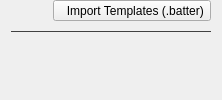
                <widget class="QWidget" name="pbTemplatesPage">
                 <layout class="QVBoxLayout" name="verticalLayout_38">
                  <property name="topMargin">
                   <number>0</number>
                  </property>
                  <property name="bottomMargin">
                   <number>0</number>
                  </property>
                  <item>
                   <layout class="QHBoxLayout" name="horizontalLayout_12">
                    <property name="bottomMargin">
                     <number>3</number>
                    </property>
                    <item>
                     <spacer name="horizontalSpacer_18">
                      <property name="orientation">
                       <enum>Qt::Horizontal</enum>
                      </property>
                      <property name="sizeHint" stdset="0">
                       <size>
                        <width>40</width>
                        <height>20</height>
                       </size>
                      </property>
                     </spacer>
                    </item>
                    <item>
                     <widget class="QToolButton" name="importTemplateBtn">
                      <property name="toolTip">
                       <string>Select a wallpaper file with the .tendies extension.</string>
                      </property>
                      <property name="layoutDirection">
                       <enum>Qt::RightToLeft</enum>
                      </property>
                      <property name="text">
                       <string>  Import Templates (.batter)</string>
                      </property>
                      <property name="icon">
                       <iconset resource="../resources.qrc">
                        <normaloff>:/icon/import.svg</normaloff>:/icon/import.svg</iconset>
                      </property>
                      <property name="iconSize">
                       <size>
                        <width>20</width>
                        <height>20</height>
                       </size>
                      </property>
                      <property name="toolButtonStyle">
                       <enum>Qt::ToolButtonTextBesideIcon</enum>
                      </property>
                     </widget>
                    </item>
                   </layout>
                  </item>
                  <item>
                   <widget class="Line" name="line_28">
                    <property name="styleSheet">
                     <string notr="true">QFrame {
	color: #414141;
}</string>
                    </property>
                    <property name="frameShadow">
                     <enum>QFrame::Plain</enum>
                    </property>
                    <property name="orientation">
                     <enum>Qt::Horizontal</enum>
                    </property>
                   </widget>
                  </item>
                  <item>
                   <widget class="QWidget" name="pbTemplatesList" native="true">
                    <property name="sizePolicy">
                     <sizepolicy hsizetype="Expanding" vsizetype="Expanding">
                      <horstretch>0</horstretch>
                      <verstretch>0</verstretch>
                     </sizepolicy>
                    </property>
                    <property name="minimumSize">
                     <size>
                      <width>200</width>
                      <height>35</height>
                     </size>
                    </property>
                   </widget>
                  </item>
                 </layout>
                </widget>
